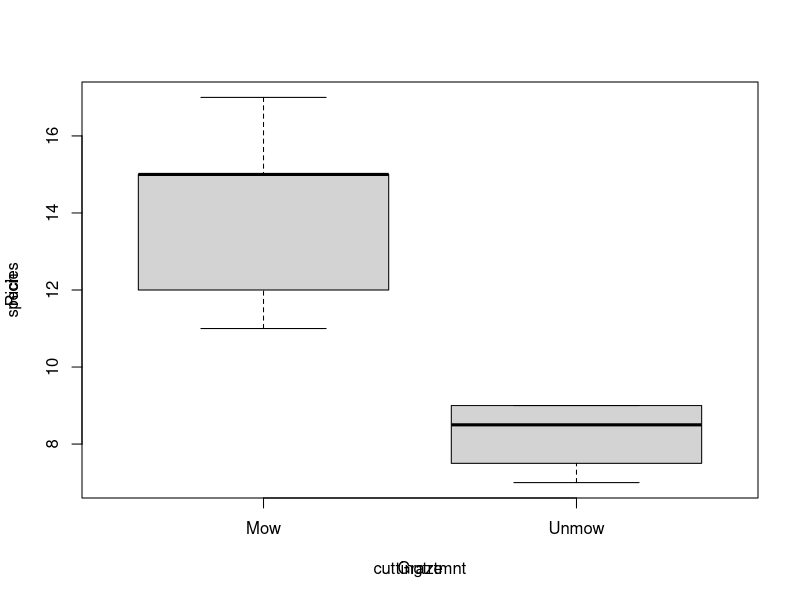

Here is the R script that generated this plot:
Rich<-c(12,15,17,11,15,8,9,7,9)
Graze<-c('Mow','Mow','Mow','Mow','Mow','Unmow','Unmow','Unmow','Unmow')
frame<-data.frame(Rich,Graze)
frame
boxplot(Rich ~ Graze,data=frame)
title(xlab='cuttingtrtmnt',ylab='species',col='gray90')
